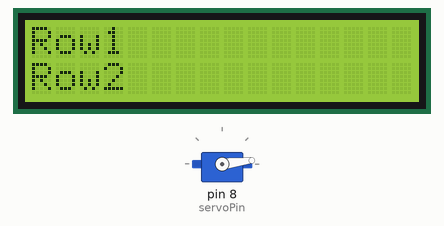
Recording of a sketch running on a simulated Arduino Uno, built with avr-gcc and run on an emulated ATmega328P. On the bench: 16×2 character LCD, servo.

Above: at 0.21 s.
At 10.01 s:
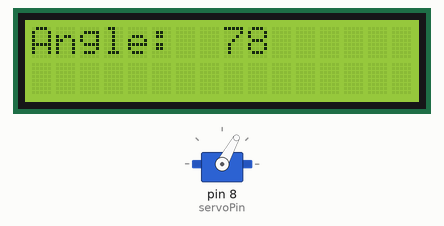
At 19.8 s:
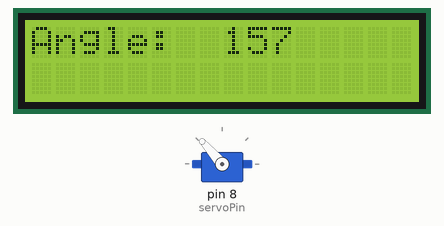
At 39.7 s:
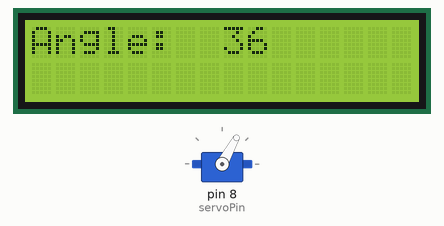
Timing chart, 0 to 40.0 s (numbered marks = the images above):
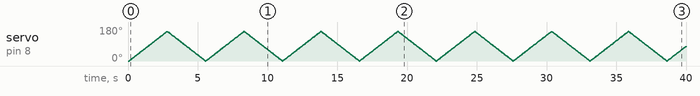

The sketch:

servoEled.ino
```cpp
#include <Servo.h>
#include <LiquidCrystal.h>

const int servoPin = 8;
const int servoSpeed = 5;

Servo ser;
LiquidCrystal lcd(12,11,5,4,3,2);

int val;
int angle;
boolean ascending = true;
int r = 0;

void setup()
{
    Serial.begin(9600);
    lcd.begin(16,2);

    lcd.print("Row1");
    lcd.setCursor(0,1);
    lcd.print("Row2");

    ser.attach(servoPin);
}

void loop()
{
  if(ascending){
    val += servoSpeed;
  }
  else{
    val -= servoSpeed;
  }

  if(val >= 900)
  {
    val = 900;
    ascending = false;
  }
  else if (val <= 0)
  {
    val = 0;
    ascending = true;
  }

  angle = map(val, 0, 1023, 0, 179);

  if(r++ == 20)
  {
    lcd.clear();
    lcd.setCursor(0,0);
    lcd.print("Angle: ");
    lcd.setCursor(8,0);
    lcd.print(angle);
    r = 0;
  }

  ser.write(angle);
  delay(15);
}
```
